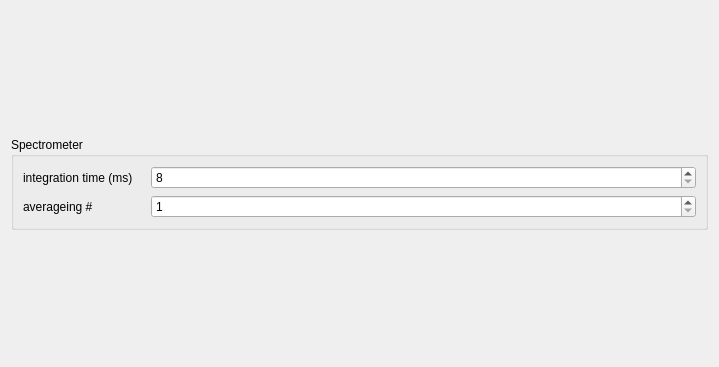
<?xml version="1.0" encoding="UTF-8"?>
<ui version="4.0">
 <class>Form</class>
 <widget class="QWidget" name="Form">
  <property name="geometry">
   <rect>
    <x>0</x>
    <y>0</y>
    <width>719</width>
    <height>367</height>
   </rect>
  </property>
  <property name="sizePolicy">
   <sizepolicy hsizetype="Preferred" vsizetype="Fixed">
    <horstretch>0</horstretch>
    <verstretch>0</verstretch>
   </sizepolicy>
  </property>
  <property name="windowTitle">
   <string>Form</string>
  </property>
  <layout class="QGridLayout" name="gridLayout">
   <item row="0" column="0">
    <widget class="QStackedWidget" name="stackedWidget">
     <property name="sizePolicy">
      <sizepolicy hsizetype="Preferred" vsizetype="Fixed">
       <horstretch>0</horstretch>
       <verstretch>0</verstretch>
      </sizepolicy>
     </property>
     <property name="currentIndex">
      <number>0</number>
     </property>
     <widget class="QWidget" name="page_experiment">
      <property name="sizePolicy">
       <sizepolicy hsizetype="Ignored" vsizetype="Ignored">
        <horstretch>0</horstretch>
        <verstretch>0</verstretch>
       </sizepolicy>
      </property>
      <layout class="QGridLayout" name="gridLayout_3">
       <property name="leftMargin">
        <number>0</number>
       </property>
       <property name="topMargin">
        <number>0</number>
       </property>
       <property name="rightMargin">
        <number>0</number>
       </property>
       <property name="bottomMargin">
        <number>0</number>
       </property>
       <property name="spacing">
        <number>0</number>
       </property>
       <item row="1" column="0">
        <widget class="QGroupBox" name="groupBox_experiment">
         <property name="sizePolicy">
          <sizepolicy hsizetype="Preferred" vsizetype="Fixed">
           <horstretch>0</horstretch>
           <verstretch>0</verstretch>
          </sizepolicy>
         </property>
         <property name="title">
          <string>Spectrometer</string>
         </property>
         <layout class="QGridLayout" name="gridLayout_2">
          <item row="0" column="0">
           <layout class="QHBoxLayout" name="horizontalLayout">
            <item>
             <widget class="QLabel" name="label_integration_time_experiment">
              <property name="sizePolicy">
               <sizepolicy hsizetype="Fixed" vsizetype="Preferred">
                <horstretch>0</horstretch>
                <verstretch>0</verstretch>
               </sizepolicy>
              </property>
              <property name="minimumSize">
               <size>
                <width>122</width>
                <height>0</height>
               </size>
              </property>
              <property name="text">
               <string>integration time (ms)</string>
              </property>
             </widget>
            </item>
            <item>
             <widget class="QSpinBox" name="spinBox_integration_time_experiment">
              <property name="minimum">
               <number>8</number>
              </property>
              <property name="maximum">
               <number>100000</number>
              </property>
             </widget>
            </item>
           </layout>
          </item>
          <item row="1" column="0">
           <layout class="QHBoxLayout" name="horizontalLayout_2">
            <item>
             <widget class="QLabel" name="label">
              <property name="sizePolicy">
               <sizepolicy hsizetype="Fixed" vsizetype="Preferred">
                <horstretch>0</horstretch>
                <verstretch>0</verstretch>
               </sizepolicy>
              </property>
              <property name="minimumSize">
               <size>
                <width>122</width>
                <height>0</height>
               </size>
              </property>
              <property name="text">
               <string>averageing #</string>
              </property>
             </widget>
            </item>
            <item>
             <widget class="QSpinBox" name="spinBox_averageing_experiment">
              <property name="minimum">
               <number>1</number>
              </property>
              <property name="maximum">
               <number>1000</number>
              </property>
             </widget>
            </item>
           </layout>
          </item>
         </layout>
        </widget>
       </item>
      </layout>
     </widget>
     <widget class="QWidget" name="page_alignment">
      <property name="sizePolicy">
       <sizepolicy hsizetype="Preferred" vsizetype="Preferred">
        <horstretch>0</horstretch>
        <verstretch>0</verstretch>
       </sizepolicy>
      </property>
      <layout class="QGridLayout" name="gridLayout_4">
       <property name="leftMargin">
        <number>0</number>
       </property>
       <property name="topMargin">
        <number>0</number>
       </property>
       <property name="rightMargin">
        <number>0</number>
       </property>
       <property name="bottomMargin">
        <number>0</number>
       </property>
       <property name="spacing">
        <number>0</number>
       </property>
       <item row="0" column="0">
        <widget class="QGroupBox" name="groupBox_alignment">
         <property name="sizePolicy">
          <sizepolicy hsizetype="Preferred" vsizetype="Fixed">
           <horstretch>0</horstretch>
           <verstretch>0</verstretch>
          </sizepolicy>
         </property>
         <property name="title">
          <string>Spectrometer</string>
         </property>
         <layout class="QGridLayout" name="gridLayout_5">
          <item row="3" column="0">
           <layout class="QHBoxLayout" name="horizontalLayout_3">
            <item>
             <widget class="QPushButton" name="pushButton_reset">
              <property name="sizePolicy">
               <sizepolicy hsizetype="Preferred" vsizetype="Fixed">
                <horstretch>0</horstretch>
                <verstretch>0</verstretch>
               </sizepolicy>
              </property>
              <property name="text">
               <string>Reset</string>
              </property>
             </widget>
            </item>
            <item>
             <widget class="QPushButton" name="pushButton_transmission">
              <property name="sizePolicy">
               <sizepolicy hsizetype="Preferred" vsizetype="Fixed">
                <horstretch>0</horstretch>
                <verstretch>0</verstretch>
               </sizepolicy>
              </property>
              <property name="text">
               <string>Transmission</string>
              </property>
              <property name="checkable">
               <bool>true</bool>
              </property>
             </widget>
            </item>
           </layout>
          </item>
          <item row="0" column="0">
           <layout class="QHBoxLayout" name="horizontalLayout_5">
            <item>
             <widget class="QLabel" name="label_integration_time_alignment">
              <property name="sizePolicy">
               <sizepolicy hsizetype="Preferred" vsizetype="Preferred">
                <horstretch>0</horstretch>
                <verstretch>0</verstretch>
               </sizepolicy>
              </property>
              <property name="minimumSize">
               <size>
                <width>122</width>
                <height>0</height>
               </size>
              </property>
              <property name="text">
               <string>integration time (ms)</string>
              </property>
             </widget>
            </item>
            <item>
             <widget class="QSpinBox" name="spinBox_integration_time_alignment">
              <property name="sizePolicy">
               <sizepolicy hsizetype="Expanding" vsizetype="Fixed">
                <horstretch>0</horstretch>
                <verstretch>0</verstretch>
               </sizepolicy>
              </property>
              <property name="minimum">
               <number>8</number>
              </property>
              <property name="maximum">
               <number>100000</number>
              </property>
             </widget>
            </item>
            <item>
             <widget class="QLabel" name="label_integration_time_alignment_value">
              <property name="sizePolicy">
               <sizepolicy hsizetype="Fixed" vsizetype="Preferred">
                <horstretch>0</horstretch>
                <verstretch>0</verstretch>
               </sizepolicy>
              </property>
              <property name="minimumSize">
               <size>
                <width>80</width>
                <height>0</height>
               </size>
              </property>
              <property name="text">
               <string>10000 ms</string>
              </property>
              <property name="alignment">
               <set>Qt::AlignCenter</set>
              </property>
             </widget>
            </item>
           </layout>
          </item>
          <item row="1" column="0">
           <layout class="QHBoxLayout" name="horizontalLayout_4">
            <item>
             <widget class="QLabel" name="label_averageing_alignment">
              <property name="sizePolicy">
               <sizepolicy hsizetype="Fixed" vsizetype="Preferred">
                <horstretch>0</horstretch>
                <verstretch>0</verstretch>
               </sizepolicy>
              </property>
              <property name="minimumSize">
               <size>
                <width>122</width>
                <height>0</height>
               </size>
              </property>
              <property name="text">
               <string>averageing #</string>
              </property>
             </widget>
            </item>
            <item>
             <widget class="QSpinBox" name="spinBox_averageing_alignment">
              <property name="sizePolicy">
               <sizepolicy hsizetype="Expanding" vsizetype="Fixed">
                <horstretch>0</horstretch>
                <verstretch>0</verstretch>
               </sizepolicy>
              </property>
              <property name="minimum">
               <number>1</number>
              </property>
              <property name="maximum">
               <number>1000</number>
              </property>
             </widget>
            </item>
            <item>
             <widget class="QLabel" name="label_averageing_alignment_value">
              <property name="sizePolicy">
               <sizepolicy hsizetype="Fixed" vsizetype="Preferred">
                <horstretch>0</horstretch>
                <verstretch>0</verstretch>
               </sizepolicy>
              </property>
              <property name="minimumSize">
               <size>
                <width>80</width>
                <height>0</height>
               </size>
              </property>
              <property name="text">
               <string>10</string>
              </property>
              <property name="alignment">
               <set>Qt::AlignCenter</set>
              </property>
             </widget>
            </item>
           </layout>
          </item>
          <item row="2" column="0">
           <layout class="QHBoxLayout" name="horizontalLayout_6">
            <item>
             <widget class="QPushButton" name="pushButton_dark">
              <property name="sizePolicy">
               <sizepolicy hsizetype="Preferred" vsizetype="Fixed">
                <horstretch>0</horstretch>
                <verstretch>0</verstretch>
               </sizepolicy>
              </property>
              <property name="text">
               <string>Dark</string>
              </property>
              <property name="checkable">
               <bool>true</bool>
              </property>
              <property name="checked">
               <bool>false</bool>
              </property>
             </widget>
            </item>
            <item>
             <widget class="QPushButton" name="pushButton_lamp">
              <property name="sizePolicy">
               <sizepolicy hsizetype="Preferred" vsizetype="Fixed">
                <horstretch>0</horstretch>
                <verstretch>0</verstretch>
               </sizepolicy>
              </property>
              <property name="text">
               <string>Lamp</string>
              </property>
              <property name="checkable">
               <bool>true</bool>
              </property>
             </widget>
            </item>
           </layout>
          </item>
         </layout>
        </widget>
       </item>
      </layout>
     </widget>
    </widget>
   </item>
  </layout>
 </widget>
 <resources/>
 <connections/>
</ui>
